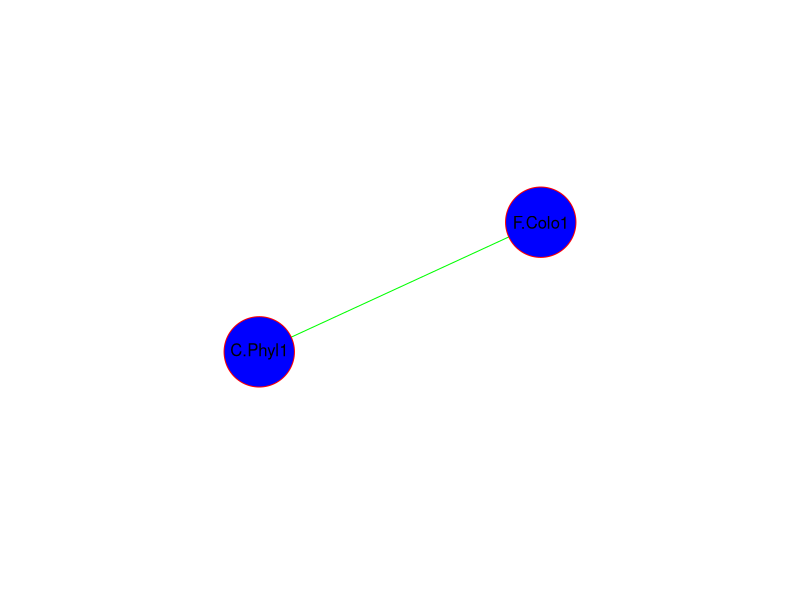

Reproduce this figure in R.
#Plotting example
require(plotrix)
par(mar=c(1,1,1,1)) #Better margins
plot(c(0,1),c(0,1),col="white",axes=FALSE,ann=FALSE)
lines(c(0.3,0.7), c(0.4,0.65), type="l", col="green")
draw.circle(0.3, 0.4, 0.05, col="blue", border="red") 
draw.circle(0.7, 0.65, 0.05, col="blue", border="red") 
text(0.3,0.4, labels = "C.Phyl1")
text(0.7,0.65, labels = "F.Colo1")